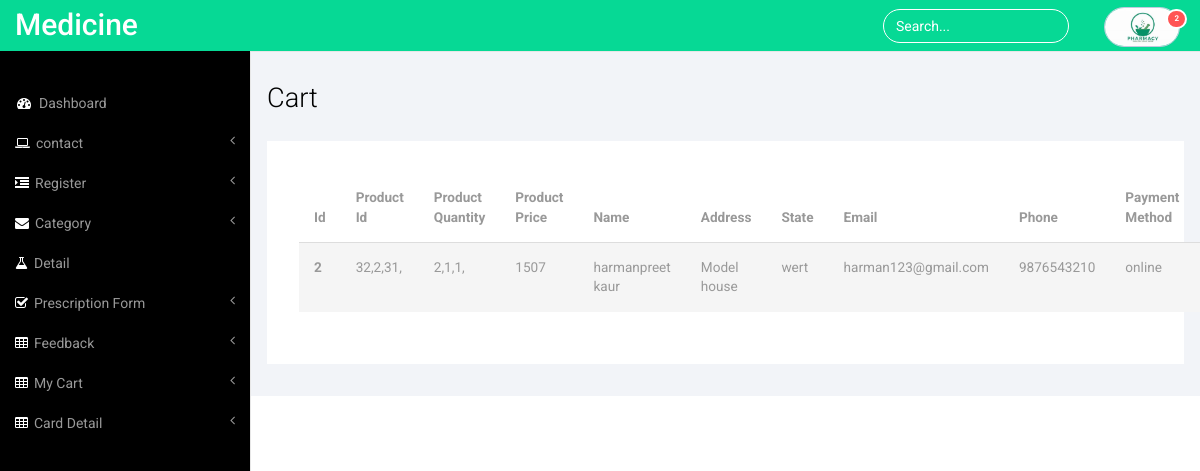
The page /admin/manageCart.php on the database its author committed.
### tables this page shows
CREATE TABLE `cart` (
  `id` int(10) NOT NULL,
  `p_id` varchar(50) NOT NULL,
  `p_name` varchar(100) NOT NULL,
  `p_quantity` varchar(30) NOT NULL,
  `p_price` varchar(50) NOT NULL,
  `name` varchar(50) NOT NULL,
  `address` text NOT NULL,
  `state` varchar(50) NOT NULL,
  `email` varchar(100) NOT NULL,
  `phone` varchar(15) NOT NULL,
  `payment_method` enum('cash','online') NOT NULL,
  `o_notes` text NOT NULL,
  `status` enum('a','d') NOT NULL DEFAULT 'd',
  `created` datetime NOT NULL
);

### admin/manageCart.php (the view, shortened to what this page needs)
<?php include "include/header.php";
include "include/connectivity.php";
$q="select * from cart order by id ASC";
$exe=mysqli_query($conn,$q);
?>
        <div id="page-wrapper">
        <div class="col-md-12 graphs">
	   <div class="xs">
  	 <h3>Cart</h3>
  	<div class="bs-example4" data-example-id="contextual-table">
    <table class="table">
      <thead>
        <tr>
          <th>Id</th>
          <th>Product Id</th>
          <th>Product Quantity</th>
          <th>Product Price</th>
          <th>Name</th>
           <th>Address</th>
            <th>State</th>
             <th>Email</th>
              <th>Phone</th>
               <th>Payment Method</th>
                <th>Order Notes</th>
        </tr>
      </thead>
      <tbody>
        <?php while($fetch=mysqli_fetch_array($exe)) { ?>
        <tr class="active">
          <th scope="row" ><?php echo $fetch['id']?></th>
          <td><?php echo $fetch['p_id']?></td>
          <td><?php echo $fetch['p_quantity']?></td>
          <td><?php echo $fetch['p_price']?></td>
          <td><?php echo $fetch['name']?></td>
           <td><?php echo $fetch['address']?></td>
           <td><?php echo $fetch['state']?></td>
            <td><?php echo $fetch['email']?></td>
             <td><?php echo $fetch['phone']?></td>
              <td><?php echo $fetch['payment_method']?></td>
               <td><?php echo $fetch['o_notes']?></td>
        </tr>
      <?php } ?>
      </tbody>
    </table>
   </div>
  <?php include "include/footer.php";?>

### admin/css/style.css (style rules this page uses)
h4, h5, h6, h1, h2, h3 { margin-top: 0; }
html, body { font-family: 'Roboto', sans-serif; font-size: 100%; background:#000; overflow-x: hidden; }
.graphs { padding: 2em 1em; background: #f2f4f8; font-family: 'Roboto', sans-serif; }
.bs-example4 { background: #fff; padding: 2em; }
.xs h3, .widget_head { color:#000; font-size:1.7em; font-weight:300; margin-bottom: 1em; }
.table > thead > tr > th, .table > tbody > tr > th, .table > tfoot > tr > th, .table > thead > tr > td, .table > tbody > tr > td, .table > tfoot > tr > td { border-top: none !important; }
.table > thead > tr > th, .table > tbody > tr > th, .table > tfoot > tr > th, .table > thead > tr > td, .table > tbody > tr > td, .table > tfoot > tr > td { font-size: 0.85em; color: #999; }
.table td, .table>tbody>tr>td, .table>tbody>tr>th, .table>tfoot>tr>td, .table>tfoot>tr>th, .table>thead>tr>td, .table>thead>tr>th { padding:15px !important; }
.table > thead > tr > th { border-bottom: 1px solid #ddd !important; }

### admin/css/custom.css (style rules this page uses)
#page-wrapper { min-height: 568px; background-color: #fff; }
@media (min-width:768px) { #page-wrapper { position: inherit; margin: 0 0 0 250px; border-left: 1px solid #e7e7e7; } }

### rows shown on the page
cart: id "2", p "32,2,31,", p_quantity "2,1,1,", p_price "1507", name "harmanpreet kaur", address "Model house", state "wert", email "harman123@gmail.com", phone "9876543210", payment_method "online"
